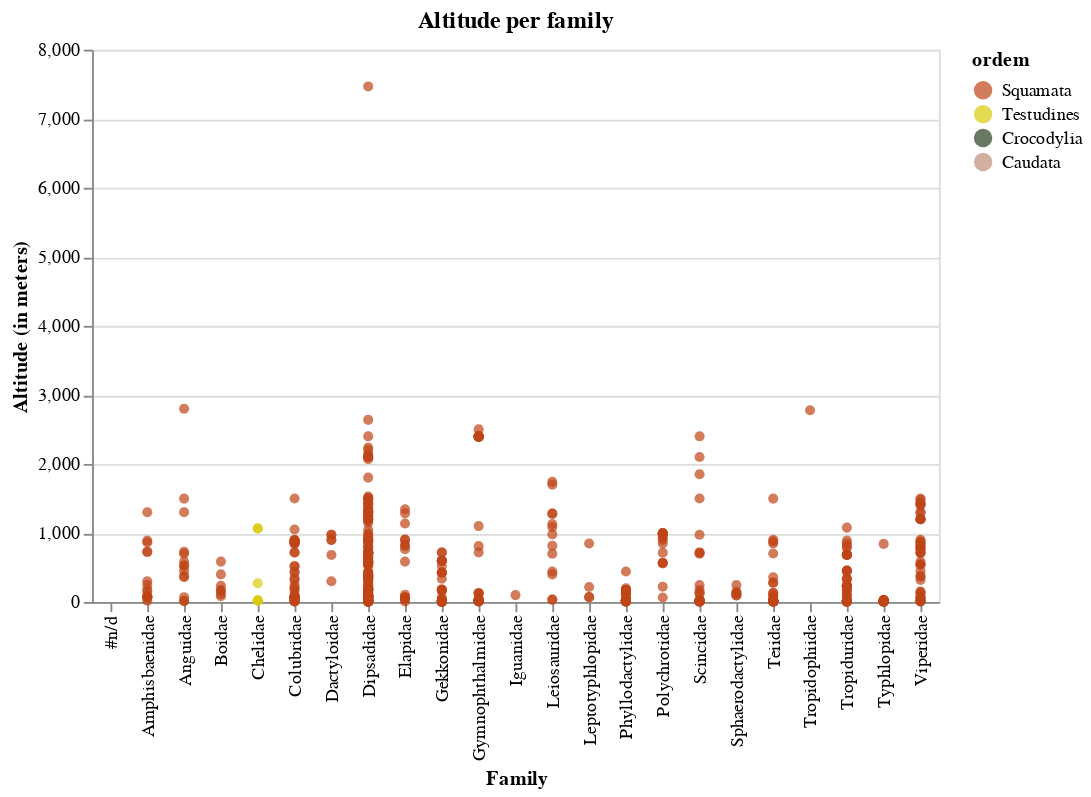

The notebook cell this image was saved under:
### Code cell
temp = alt.Chart(teste, title='Altitude per family').mark_circle().encode(
    x = alt.X('familia', type='nominal', title='Family'),
    y = alt.Y('altitude', type='quantitative', title='Altitude (in meters)'),
    color= alt.Color('ordem', scale=alt.Scale(domain=ordens, range=cores)),
    tooltip = alt.Tooltip(['ordem', 'familia', 'altitude'])
)

# temp.save('./graphs/altitude_per_family.html')
temp

### Figure 1 — Vega-Lite specification as saved in the notebook (floating-point values rounded to 4 significant figures; data arrays with more than 128 entries replaced by an {"elided": "..."} marker saying what was removed)
{"config": {"view": {"continuousWidth": 400, "continuousHeight": 300}}, "data": {"name": "data-0f42fc90c6a0f88f8cc3e52e074128ed"}, "mark": "circle", "encoding": {"color": {"type": "nominal", "field": "ordem", "scale": {"domain": ["Squamata", "Testudines", "Crocodylia", "Caudata"], "range": ["#BF4417", "#D9CB0B", "#284021", "#BF8D7A"]}}, "tooltip": [{"type": "nominal", "field": "ordem"}, {"type": "nominal", "field": "familia"}, {"type": "nominal", "field": "altitude"}], "x": {"type": "nominal", "field": "familia", "title": "Family"}, "y": {"type": "quantitative", "field": "altitude", "title": "Altitude (in meters)"}}, "title": "Altitude per family", "$schema": "https://vega.github.io/schema/vega-lite/v4.8.1.json", "datasets": {"data-0f42fc90c6a0f88f8cc3e52e074128ed": {"elided": "23119 records"}}}
